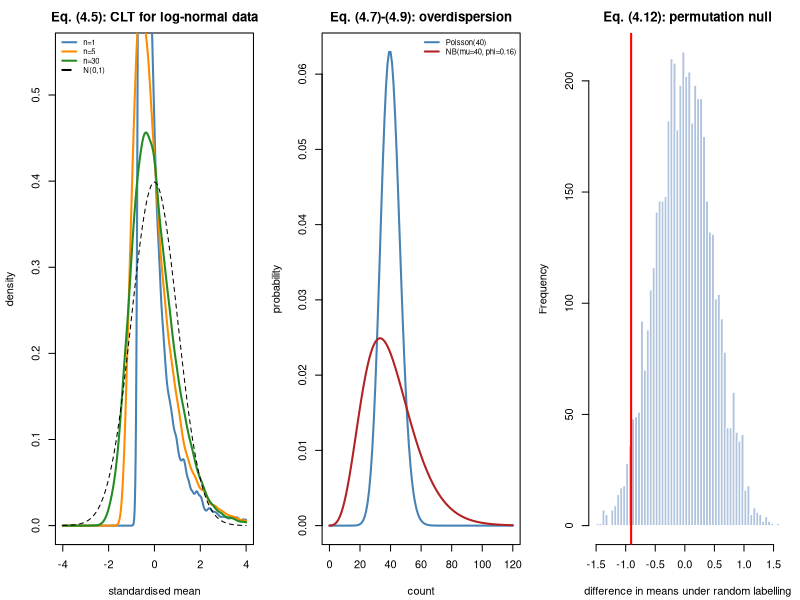

The R script that drew this image:
#' ---
#' title: "Module 04 - Probability models and sampling distributions"
#' output: html_document
#' ---
#'
#' **Curriculum link:** `stats.md` -> Topic 4, equations (4.1)-(4.12)
#'
#' ## What you will learn
#'
#' 1. Variance algebra (4.1)-(4.2) and why **pairing** is so powerful (4.3).
#' 2. The law of total variance (4.4).
#' 3. The CLT (4.5)-(4.6): a statement about the MEAN, not the data.
#' 4. Poisson vs negative binomial (4.7)-(4.9), derived as a gamma-Poisson mixture.
#' 5. Likelihood, score, Fisher information (4.10)-(4.11).
#' 6. Permutation p-values (4.12) and why the `+1` is mandatory.

#+ setup, message = FALSE
MODULE_NAME <- "04_probability_and_sampling"
OUT <- file.path(Sys.getenv("STATS_OUT", unset = "results"), MODULE_NAME)
dir.create(OUT, recursive = TRUE, showWarnings = FALSE)
header <- function(txt) cat("\n", strrep("=", 72), "\n", txt, "\n",
                            strrep("=", 72), "\n", sep = "")

#' ## 1. Variance algebra and the power of pairing, eq. (4.1)-(4.3)
#'
#' $$\operatorname{Var}(D)=2\sigma^2(1-r)\quad\text{for }D=Y_{post}-Y_{pre}$$

#+ pairing
header("1. Why pairing works (4.2)-(4.3)")
set.seed(401)
n_pairs <- 12; sigma <- 1; TRUE_EFFECT <- 0.4
cat(sprintf("%6s %15s %12s %13s %15s\n", "r", "Var(D) theory", "Var(D) sim",
            "paired power", "unpaired power"))
for (r in c(0, 0.3, 0.6, 0.8, 0.95)) {
  theory <- 2 * sigma^2 * (1 - r)                        # eq. (4.3)
  out <- replicate(2000, {
    subj <- rnorm(n_pairs, 0, sqrt(r) * sigma)
    pre  <- subj + rnorm(n_pairs, 0, sqrt(1 - r) * sigma)
    post <- subj + rnorm(n_pairs, 0, sqrt(1 - r) * sigma) + TRUE_EFFECT
    c(var(post - pre),
      t.test(post, pre, paired = TRUE)$p.value,
      t.test(post, pre)$p.value)                         # the WRONG analysis
  })
  cat(sprintf("%6.2f %15.4f %12.4f %12.1f%% %14.1f%%\n", r, theory,
              mean(out[1, ]), 100 * mean(out[2, ] < 0.05),
              100 * mean(out[3, ] < 0.05)))
}
cat("\nSame data, same n. Analysing a paired design as unpaired throws away\n")
cat("the precision you paid for. Pairing comes from the DESIGN (Topic 7).\n")

#' ## 2. Law of total variance, eq. (4.4)

#+ total-variance
header("2. Law of total variance, verified (4.4)")
set.seed(402)
n_donors <- 200; m_cells <- 60; SIGMA_B <- 1.3; SIGMA_E <- 0.8
b <- rnorm(n_donors, 0, SIGMA_B)
y <- matrix(rnorm(n_donors * m_cells, 0, SIGMA_E), nrow = n_donors) + b
total <- var(as.vector(y))
within <- mean(apply(y, 1, var))        # E[Var(Y|Z)]
between <- var(rowMeans(y))             # Var(E[Y|Z])
cat(sprintf("  Var(Y)                     = %.4f\n", total))
cat(sprintf("  E[Var(Y|donor)]  (within)  = %.4f   (truth %.4f)\n", within, SIGMA_E^2))
cat(sprintf("  Var(E[Y|donor])  (between) = %.4f   (truth %.4f)\n", between, SIGMA_B^2))
cat(sprintf("  within + between           = %.4f  <- matches Var(Y)\n", within + between))
cat(sprintf("\n  ICC (eq. 1.7) = %.4f\n", SIGMA_B^2 / (SIGMA_B^2 + SIGMA_E^2)))

#' ## 3. The CLT, eq. (4.5)-(4.6)
#'
#' The CLT is about the SAMPLING DISTRIBUTION OF THE MEAN, not the data.
#' Berry-Esseen (4.6) says the error is O(n^-1/2) and worsens with skewness.

#+ clt
header("3. CLT convergence depends on skewness (4.5)-(4.6)")
ci_coverage <- function(sampler, n, n_sim = 2500, alpha = 0.05) {
  mu_true <- mean(sampler(4e5))
  tcrit <- qt(1 - alpha / 2, n - 1)
  mean(replicate(n_sim, {
    x <- sampler(n)
    abs(mean(x) - mu_true) <= tcrit * sd(x) / sqrt(n)
  }))
}
samplers <- list(
  "Normal (skew 0)"          = function(k) rnorm(k),
  "Exponential (skew 2)"     = function(k) rexp(k),
  "Log-normal (skew ~6)"     = function(k) rlnorm(k),
  "Poisson(0.5) (skew 1.4)"  = function(k) rpois(k, 0.5))
set.seed(403)
cat(sprintf("%-26s%s\n", "distribution",
            paste(sprintf("%9s", paste0("n=", c(5, 10, 30, 100))), collapse = "")))
for (nm in names(samplers)) {
  row <- sapply(c(5, 10, 30, 100), function(n) ci_coverage(samplers[[nm]], n))
  cat(sprintf("%-26s%s\n", nm, paste(sprintf("%8.1f%%", 100 * row), collapse = " ")))
}
cat("\n(nominal coverage is 95.0%)\n")
cat("Symmetric data: fine at n=5. Heavily skewed: still short at n=30.\n")

#' ## 4. Poisson vs negative binomial, eq. (4.7)-(4.9)
#'
#' The NB arises as a **gamma-Poisson mixture**. Using (4.4):
#' `Var(Y) = E[Lambda] + Var(Lambda) = mu + phi*mu^2`.

#+ nb
header("4. NB as a gamma-Poisson mixture (4.8)-(4.9)")
set.seed(404)
MU <- 40; PHI <- 0.16; N <- 4e5
## Build the NB by explicitly compounding, exactly as the derivation says.
lam <- rgamma(N, shape = 1 / PHI, scale = MU * PHI)
y_mix <- rpois(N, lam)
## And from R's own NB parameterisation as a cross-check (size = 1/phi).
y_nb <- rnbinom(N, mu = MU, size = 1 / PHI)
cat(sprintf("  target mean     = %.1f\n", MU))
cat(sprintf("  target variance = mu + phi*mu^2 = %.2f   (eq. 4.9)\n", MU + PHI * MU^2))
cat(sprintf("\n  gamma-Poisson compound : mean %7.3f  var %9.3f\n", mean(y_mix), var(y_mix)))
cat(sprintf("  rnbinom()              : mean %7.3f  var %9.3f\n", mean(y_nb), var(y_nb)))
cat(sprintf("  pure Poisson(mu)       : mean %7.3f  var %9.3f   <- far too small\n",
            MU, MU))
k <- 0:11
cat(sprintf("\n  max |manual eq.(4.8) pmf - dnbinom| = %.3e\n",
            max(abs(exp(lgamma(k + 1/PHI) - lgamma(1/PHI) - lgamma(k + 1) +
                        (1/PHI) * log(1/(1 + MU*PHI)) + k * log(MU*PHI/(1 + MU*PHI))) -
                    dnbinom(k, mu = MU, size = 1/PHI)))))

cat("\nConsequence - testing overdispersed counts with a Poisson model:\n")
set.seed(405)
fp <- mean(replicate(2000, {
  a <- rnbinom(5, mu = MU, size = 1/PHI); b <- rnbinom(5, mu = MU, size = 1/PHI)
  abs((sum(a) - sum(b)) / sqrt(sum(a) + sum(b))) > 1.96   # Poisson SE
}))
cat(sprintf("  Poisson-based false-positive rate on NB data: %.1f%%  (should be 5%%)\n",
            100 * fp))
cat("  This is why RNA-seq needs NB, not Poisson (stats.md Topics 13, 20).\n")

#' ## 5. Likelihood, score, Fisher information, eq. (4.10)-(4.11)

#+ fisher
header("5. Fisher information gives the standard error (4.10)-(4.11)")
set.seed(406)
LAMBDA_TRUE <- 4; n <- 200
y <- rpois(n, LAMBDA_TRUE)
## Poisson: score U = sum(y)/lambda - n  ->  MLE = ybar
##          observed information I = sum(y)/lambda^2
lam_hat <- mean(y)
se_obs <- 1 / sqrt(sum(y) / lam_hat^2)
se_exp <- 1 / sqrt(n / lam_hat)
cat(sprintf("  MLE lambda_hat               = %.4f  (truth %.1f)\n", lam_hat, LAMBDA_TRUE))
cat(sprintf("  SE from observed info (4.11) = %.5f\n", se_obs))
cat(sprintf("  SE from expected info        = %.5f\n", se_exp))
cat(sprintf("  SE = sqrt(lambda_hat/n)      = %.5f   <- all identical\n",
            sqrt(lam_hat / n)))
opt <- optim(log(1), function(p) -sum(dpois(y, exp(p), log = TRUE)),
             method = "BFGS")
cat(sprintf("\n  numerical MLE (optim)        = %.4f\n", exp(opt$par)))
cat(sprintf("  glm() intercept, log link    = %.4f\n",
            exp(coef(glm(y ~ 1, family = poisson())))))
cat("  Every Wald SE printed by glm() is eq. (4.11) at the estimate.\n")

#' ## 6. Permutation tests and the mandatory `+1`, eq. (4.12)

#+ permutation
header("6. Permutation p-values: the +1 is not a fudge (4.12)")
permutation_test <- function(x, y, B = 199, add_one = TRUE) {
  pooled <- c(x, y); n_x <- length(x)
  t_obs <- abs(mean(x) - mean(y))
  cnt <- sum(replicate(B, {
    perm <- sample(pooled)
    abs(mean(perm[seq_len(n_x)]) - mean(perm[-seq_len(n_x)])) >= t_obs
  }))
  if (add_one) (1 + cnt) / (B + 1) else cnt / B
}

set.seed(407)
res <- replicate(1200, {
  a <- rnorm(6); b <- rnorm(6)
  s <- .Random.seed
  p1 <- permutation_test(a, b, 199, TRUE)
  assign(".Random.seed", s, envir = globalenv())
  p2 <- permutation_test(a, b, 199, FALSE)
  c(p1, p2)
})
cat(sprintf("  smallest p WITH the +1    : %.4f  = 1/(B+1)\n", min(res[1, ])))
cat(sprintf("  smallest p WITHOUT the +1 : %.4f  <- 0 is not a p-value\n", min(res[2, ])))
cat("\n  A valid p-value satisfies P(p <= alpha) <= alpha for EVERY alpha.\n")
cat(sprintf("  %8s %12s %12s\n", "alpha", "with +1", "without +1"))
for (a in c(0.05, 0.01, 0.005, 0.001)) {
  cat(sprintf("  %8.3f %12.4f %12.4f\n", a, mean(res[1, ] <= a), mean(res[2, ] <= a)))
}
cat("\n  Below 1/(B+1) the uncorrected version keeps rejecting while the true\n")
cat("  attainable resolution has run out - anticonservative exactly in the\n")
cat("  extreme tail, which is where genome-wide thresholds live (Topic 8).\n")

## Exactness: with n small enough, enumerate ALL splits.
a <- c(5.1, 4.8, 6.2, 5.5); b <- c(6.9, 7.3, 6.5, 7.8)
pooled <- c(a, b); t_obs <- abs(mean(a) - mean(b))
all_stats <- combn(8, 4, function(idx) abs(mean(pooled[idx]) - mean(pooled[-idx])))
cat(sprintf("\n  EXACT permutation p (all C(8,4)=%d splits) = %.4f\n",
            length(all_stats), mean(all_stats >= t_obs)))
cat(sprintf("  Welch t-test p for comparison             = %.4f\n",
            t.test(a, b)$p.value))
cat("  With 4 vs 4 the smallest achievable p is 2/70 = 0.0286 - a hard floor\n")
cat("  imposed by the DESIGN, not by the effect size.\n")

#' ## 7. Figure

#+ figure
png(file.path(OUT, "probability.png"), width = 1300, height = 420, res = 110)
par(mfrow = c(1, 3), mar = c(4.2, 4.2, 2.5, 1))

set.seed(408)
plot(NA, xlim = c(-4, 4), ylim = c(0, 0.55), xlab = "standardised mean",
     ylab = "density", main = "Eq. (4.5): CLT for log-normal data")
cols <- c("steelblue", "darkorange", "forestgreen")
for (i in seq_along(c(1, 5, 30))) {
  nn <- c(1, 5, 30)[i]
  means <- rowMeans(matrix(rlnorm(20000 * nn), ncol = nn))
  z <- (means - mean(means)) / sd(means)
  lines(density(z, from = -4, to = 4), col = cols[i], lwd = 2)
}
curve(dnorm(x), add = TRUE, lty = 2)
legend("topleft", c("n=1", "n=5", "n=30", "N(0,1)"), col = c(cols, "black"),
       lty = c(1, 1, 1, 2), lwd = 2, bty = "n", cex = 0.7)

k <- 0:120
plot(k, dpois(k, 40), type = "l", col = "steelblue", lwd = 2, xlab = "count",
     ylab = "probability", main = "Eq. (4.7)-(4.9): overdispersion")
lines(k, dnbinom(k, mu = 40, size = 1/0.16), col = "firebrick", lwd = 2)
legend("topright", c("Poisson(40)", "NB(mu=40, phi=0.16)"),
       col = c("steelblue", "firebrick"), lwd = 2, bty = "n", cex = 0.7)

set.seed(409)
x0 <- rnorm(10); y0 <- rnorm(10, 1.2)
pooled <- c(x0, y0)
null_stats <- replicate(5000, { p <- sample(pooled); mean(p[1:10]) - mean(p[11:20]) })
hist(null_stats, breaks = 50, col = "lightsteelblue", border = "white",
     main = "Eq. (4.12): permutation null",
     xlab = "difference in means under random labelling")
abline(v = mean(x0) - mean(y0), col = "red", lwd = 2)
invisible(dev.off())
cat("\nFigure written to", file.path(OUT, "probability.png"), "\n")

#' ## Decision rules (from `stats.md` Topic 4)
#'
#' 1. Name the distribution and the source of randomness before computing a SE.
#' 2. Check overdispersion: if `s^2 >> ybar` for counts, Poisson inference is
#'    anticonservative.
#' 3. Prefer permutation when the design justifies exchangeability and n is
#'    small; prefer likelihood when a parametric mean-variance model is
#'    credible and G is large enough to borrow strength (Module 33).
#'
#' **Next:** `05_estimation_and_intervals.R`
